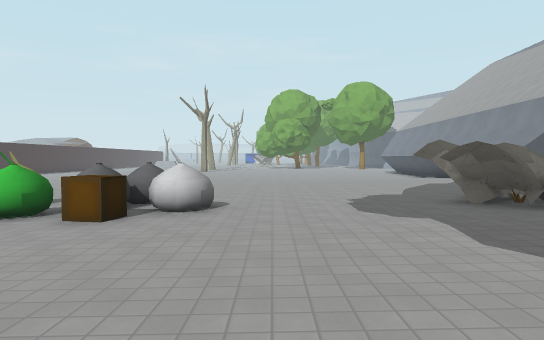
View 1 (above)

24 first-person views from a walk through a level from a Godot 3-D game. The camera is 1.5 m above the floor, tilts 2° down and sees 75° across. The floor is counted in squares, 2 m on a side. Each view is taken from the middle of a square. On the plan, view 1 faces up. The plan holds only what a view shows up to about 11 squares ahead; the rest is blank. The place goes on beyond the plan. Characters and animated objects are left out. Some surface patterns are stand-ins.

View 2
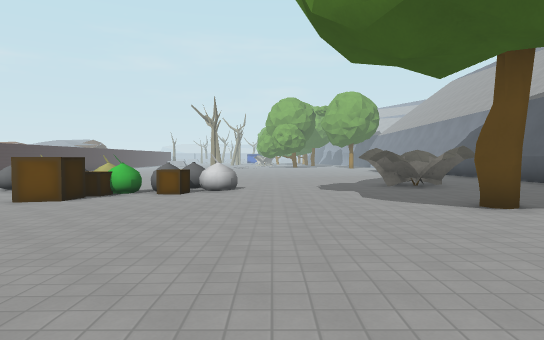

View 3
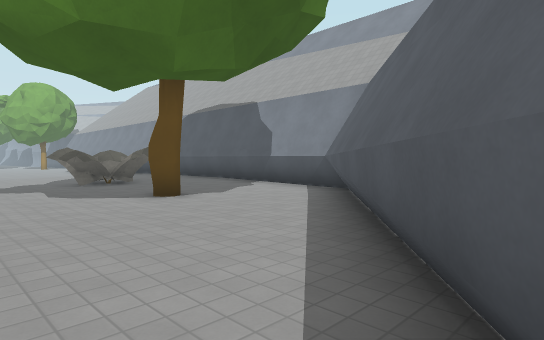

View 4
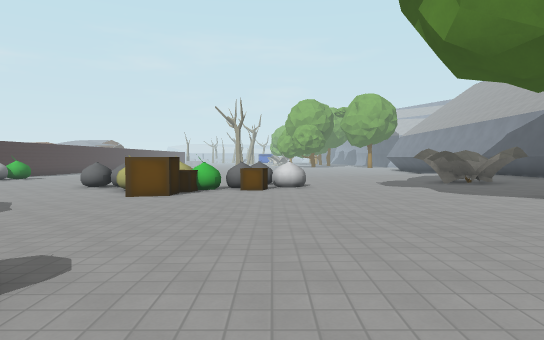

View 5
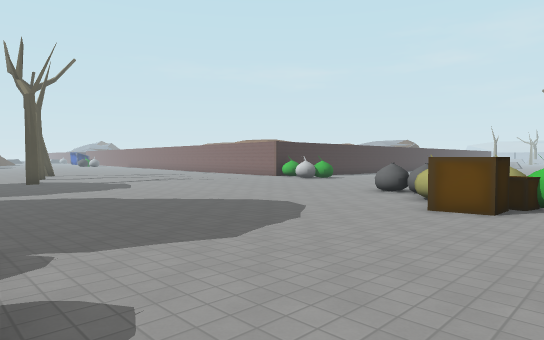

View 6
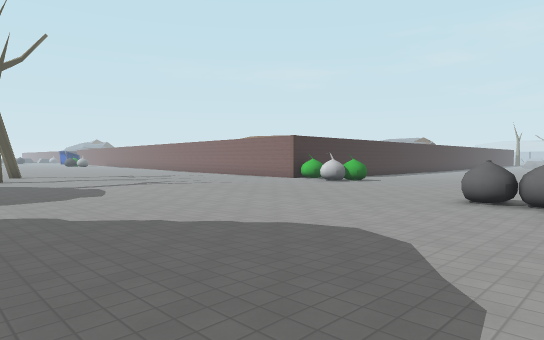

View 7
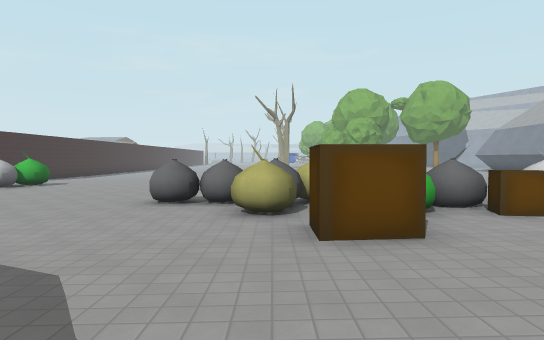

View 8
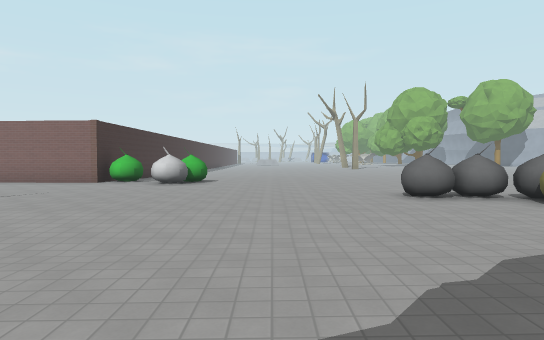

View 9
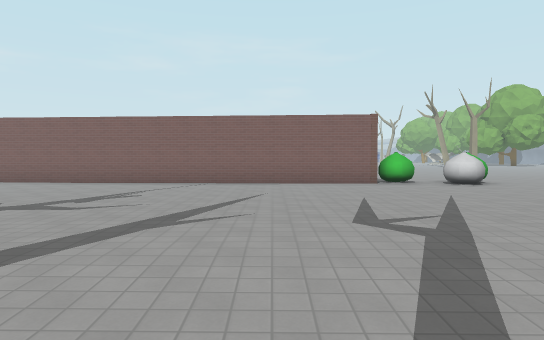

View 10
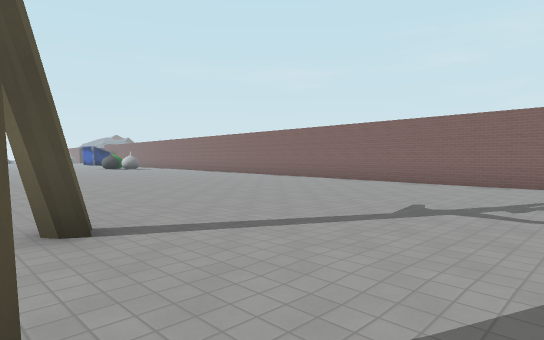

View 11
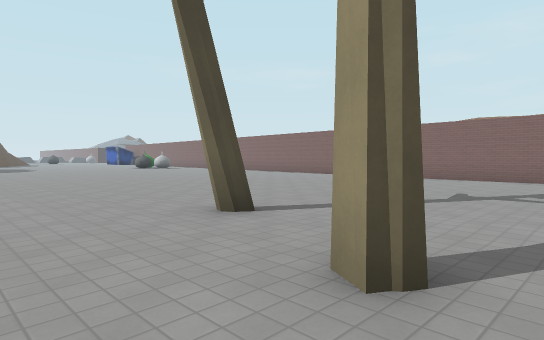

View 12
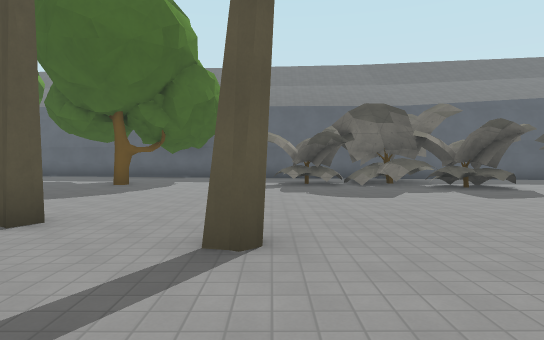

View 13
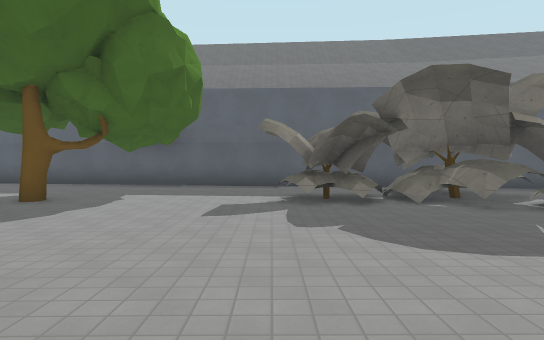

View 14
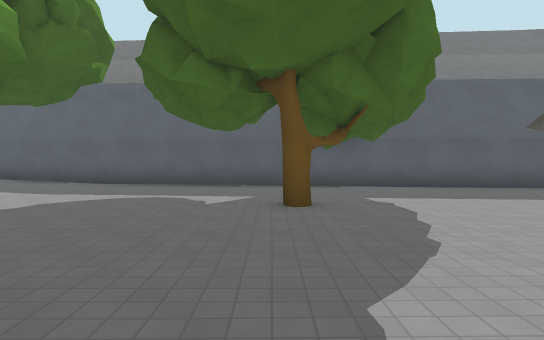

View 15
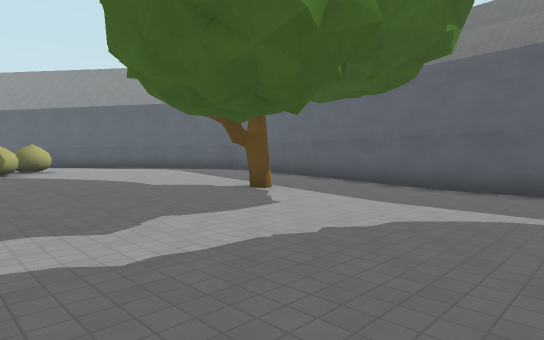

View 16
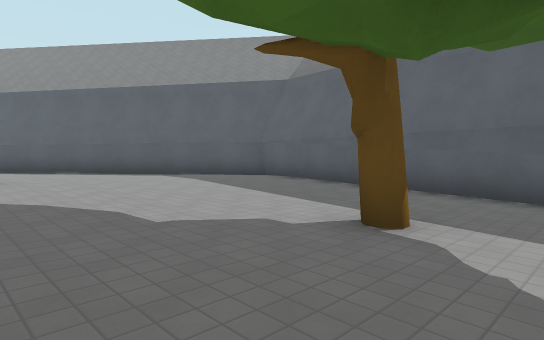

View 17
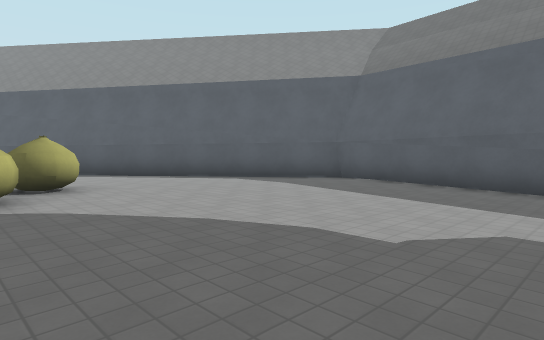

View 18
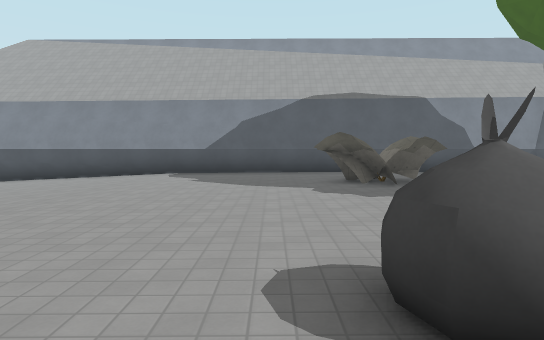

View 19
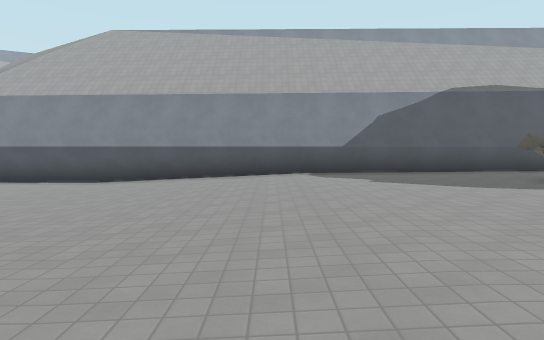

View 20
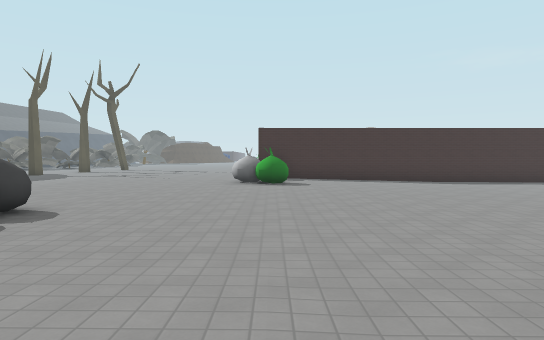

View 21
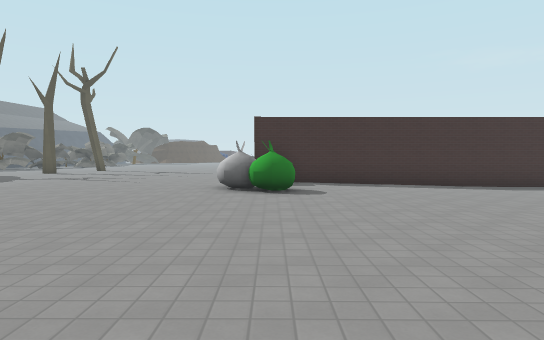

View 22
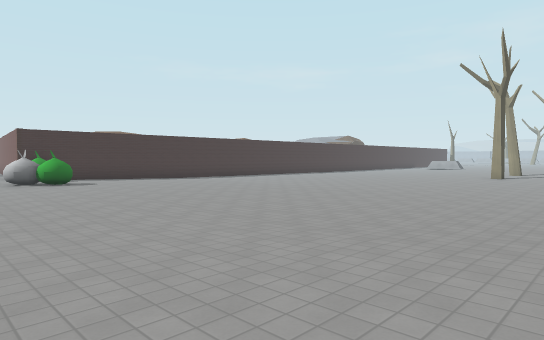

View 23
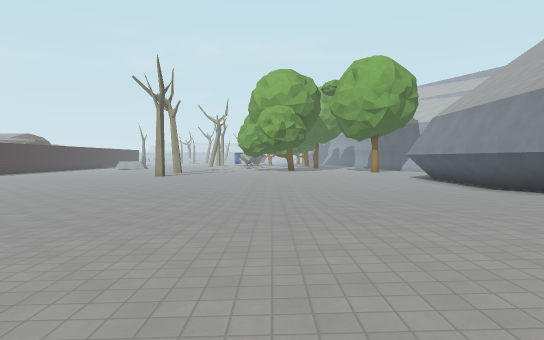

View 24
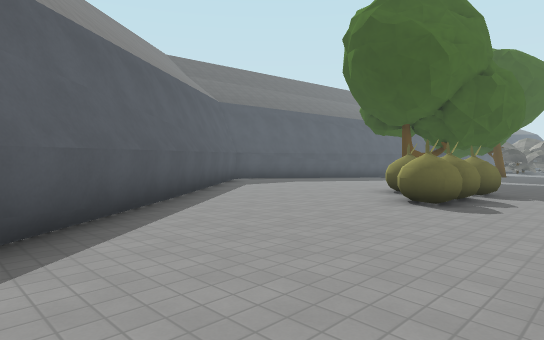

### Floor plan
Key: @ floor where view 1 was taken; # wall or solid block; x gap in a wall; . main floor; : floor 0.25 m higher than the main floor; - floor 0.25 m lower than the main floor; + floor 0.5 m higher than the main floor; * floor 0.75 m higher than the main floor; / step, stairs or slope; ^ raised ledge; O other object.
Columns run from 31 left of view 1 to 7 right of it. Each row starts with its distance up from view 1.
 18                #----    ..............#
 17                #----.   ..............#
 16                #......................#
 15                #....................::#
 14                #..................::::#
 13                #................:::::+#
 12                #..............:::::+++#
 11     ############^^^.........:::::+++++#
 10    ...........:::^..........:::::+++++#
  9    ..........:::::.........:::::+++++*#
  8   ..........::::::.........:::::+++++*#
  7  :..........::::::.....##^^:^#::+++++*#
  6 :::........:::::::.......##^##^+++###*#
  5 ::::.......::::::::::....^O#OO:+++###*#
  4 ::::......:::::..........:##::+++++***#
  3 :::::..................::::::+++++++**#
  2 ::::::#...............:::::::+++++++**#
  1 ::::::...#. .........:::::::++++++#++*#
  0 :::::.......   .....::::::+++++@+++++*#
 -1  ...........   .....:::::+++++++++***##
 -2 .............. .....::::++++++++++++##
 -3 ....................:::+^#^^++++++###
 -4 ^#.................::::+#^^^+++++##
 -5 x##................::::++##+++++##
 -6 ..####/....#.......:::+++++++++##
 -7 . #*//.............#::++++++++##
 -8 ..//...............:::+++++++##
 -9 #######............:::+++++###
-10       ##########..::::++++##
-11                ############

Positions as (right, up) in squares from view 1, and headings:
1: (0, 0), facing up
2: (0, -4), facing up
3: (0, -5), facing up-right
4: (-2, -5), facing up
5: (-3, -3), facing up-left
6: (-6, -1), facing up-left
7: (-6, 0), facing up
8: (-11, 0), facing up
9: (-19, 1), facing up
10: (-21, 1), facing up-left
11: (-21, -1), facing up-left
12: (-25, 5), facing down
13: (-25, 1), facing down
14: (-20, 0), facing down
15: (-18, -2), facing down-right
16: (-14, -4), facing down-right
17: (-12, -3), facing down-right
18: (-4, 8), facing right
19: (-3, 12), facing right
20: (-3, 11), facing left
21: (-6, 11), facing left
22: (-1, 8), facing up-left
23: (1, 7), facing up
24: (2, -1), facing down-left
